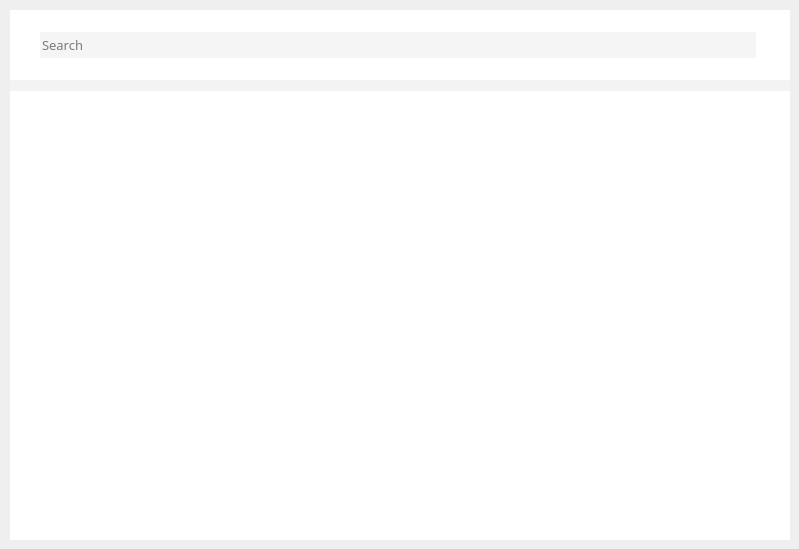
    <widget class="QWidget" name="tab_2">
     <attribute name="title">
      <string>Search</string>
     </attribute>
     <widget class="QFrame" name="frame_2">
      <property name="geometry">
       <rect>
        <x>10</x>
        <y>10</y>
        <width>780</width>
        <height>530</height>
       </rect>
      </property>
      <property name="styleSheet">
       <string notr="true">background-color:rgb(255, 255, 255);
border:none;</string>
      </property>
      <property name="frameShape">
       <enum>QFrame::StyledPanel</enum>
      </property>
      <property name="frameShadow">
       <enum>QFrame::Raised</enum>
      </property>
      <widget class="QFrame" name="frame_9">
       <property name="geometry">
        <rect>
         <x>0</x>
         <y>70</y>
         <width>780</width>
         <height>11</height>
        </rect>
       </property>
       <property name="styleSheet">
        <string notr="true">background:rgb(243, 243, 243);
border:none;</string>
       </property>
       <property name="frameShape">
        <enum>QFrame::StyledPanel</enum>
       </property>
       <property name="frameShadow">
        <enum>QFrame::Raised</enum>
       </property>
      </widget>
      <widget class="QLineEdit" name="lineEdit_storeSearch">
       <property name="geometry">
        <rect>
         <x>30</x>
         <y>22</y>
         <width>690</width>
         <height>26</height>
        </rect>
       </property>
       <property name="font">
        <font>
         <family>Agency FB</family>
         <pointsize>10</pointsize>
        </font>
       </property>
       <property name="styleSheet">
        <string notr="true">background-color:rgb(245, 245, 245);
border:0px;</string>
       </property>
       <property name="placeholderText">
        <string>Search</string>
       </property>
      </widget>
      <widget class="QPushButton" name="pushButton_storeSearch">
       <property name="geometry">
        <rect>
         <x>720</x>
         <y>22</y>
         <width>26</width>
         <height>26</height>
        </rect>
       </property>
       <property name="styleSheet">
        <string notr="true">QPushButton{
	background-color:rgb(245, 245, 245);
	color:rgb(215, 215, 215);
	text-align:center;
	border:0px;
}

QPushButton:hover{
	color:rgb(1, 145, 255);
}</string>
       </property>
       <property name="text">
        <string/>
       </property>
      </widget>
     </widget>
    </widget>
